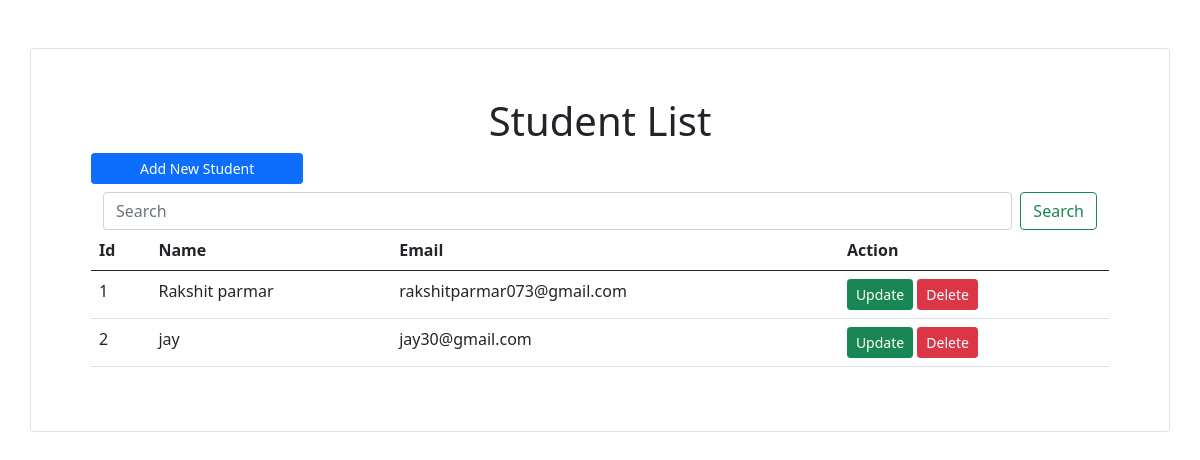
Before: / with the older database file.
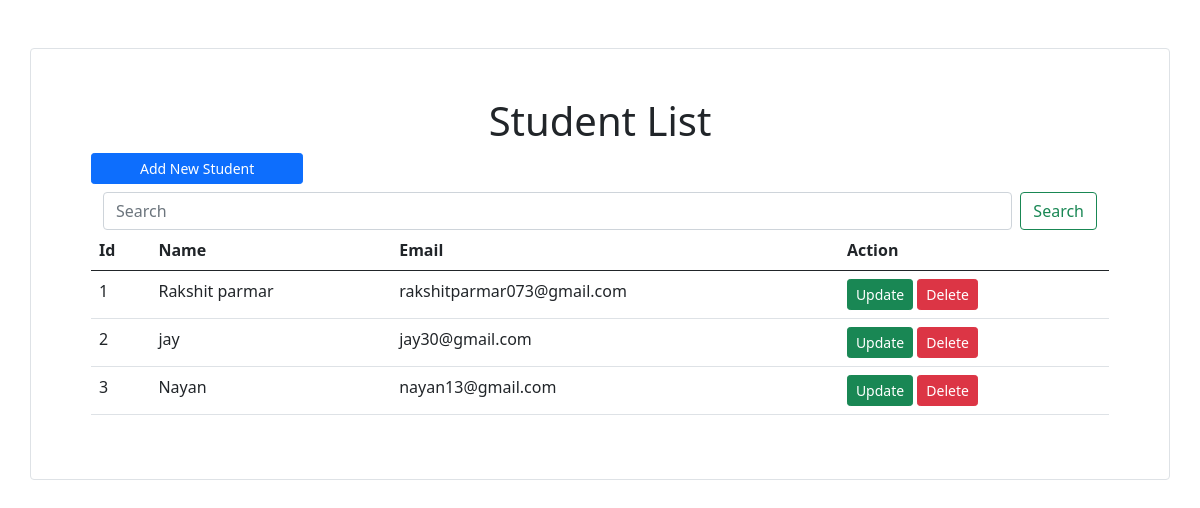
After: the same page with the newer database file.
### crudapp/models.py (models this page shows, shortened)
class Student(models.Model):
    name = models.CharField(max_length=50, verbose_name="student Name")
    email = models.EmailField(max_length=50,verbose_name="student email")

### crudapp/views.py (the view, shortened to what this page needs)
# urls.py: path('',views.index,name="index")
def index(request):
    search_query = request.GET.get('query', '')  # Handle search query
    if search_query:
        students = Student.objects.filter(Q(name__icontains=search_query) | Q(email__icontains=search_query))
    else:
        students = Student.objects.all()
    context = {"students": students, "search_query": search_query}
    return render(request, 'index.html', context=context)

### crudapp/templates/index.html (shortened to what this page needs)
<!DOCTYPE html>
<html lang="en">
<head>
    <link href="https://cdn.jsdelivr.net/npm/bootstrap@5.0.2/dist/css/bootstrap.min.css" rel="stylesheet">
</head>
<body>
    <div class="container mt-5 p-5 border rounded">
        <center><h1>Student List</h1></center>
        <div class="container">
            <a href="#" data-bs-toggle="modal" data-bs-target="#addnewstudentModal" class="btn btn-primary px-5 btn-sm">Add New Student</a>
            <div class="container-fluid justify-content-center mt-2">
                <form class="d-flex" method="GET" action="{% url 'index' %}">
                    <input class="form-control me-2" type="search" placeholder="Search" aria-label="Search" name="query" value="{{ search_query }}">
                    <button class="btn btn-outline-success" type="submit">Search</button>
                </form>
            </div>
            <table class="table">
                <thead>
                    <tr>
                        <th scope="col">Id</th>
                        <th scope="col">Name</th>
                        <th scope="col">Email</th>
                        <th scope="col">Action</th>
                    </tr>
                </thead>
                <tbody>
                    {% for student in students %}
                    <tr>
                        <td>{{ forloop.counter }}</td>
                        <td>{{ student.name }}</td>
                        <td>{{ student.email }}</td>
                        <td>
                            <a href="#" data-bs-toggle="modal" data-bs-target="#updatestudentModal_{{ student.id }}" class="btn btn-sm btn-success">Update</a>
                            <a href="#" data-bs-toggle="modal" data-bs-target="#deletestudentModal_{{ student.id }}" class="btn btn-sm btn-danger">Delete</a>
                        </td>
                    </tr>
                    {% endfor %}
                </tbody>
            </table>
        </div>
    </div>
</body>
</html>

Changed rows visible on the page:
added Student: name "Nayan", email "nayan13@gmail.com"
